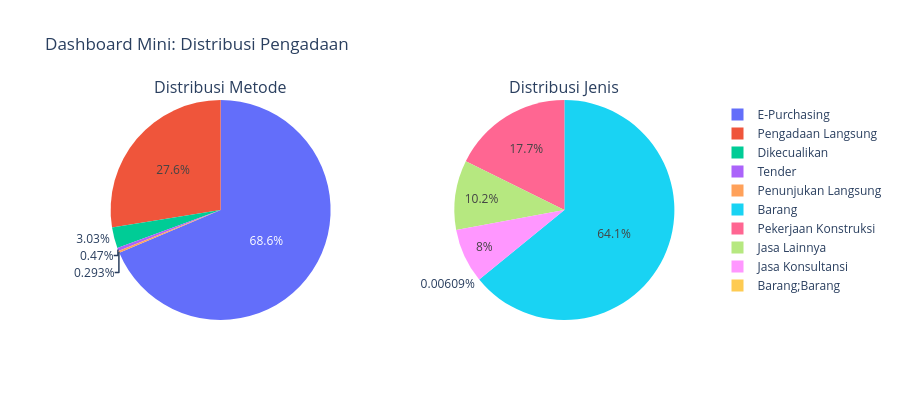

Write notebook code for a chart like this one.
### Markdown cell above
## 📊 Dashboard Mini: Subplots

### Code cell
from plotly.subplots import make_subplots

# Prepare data
metode_count = df['metode_pengadaan'].value_counts().head(5)
jenis_count = df['jenis_pengadaan'].value_counts().head(5)

# Create subplots
fig = make_subplots(
    rows=1, cols=2,
    subplot_titles=('Distribusi Metode', 'Distribusi Jenis'),
    specs=[[{'type': 'pie'}, {'type': 'pie'}]]
)

# Add pie charts
fig.add_trace(
    go.Pie(labels=metode_count.index, values=metode_count.values, name='Metode'),
    row=1, col=1
)

fig.add_trace(
    go.Pie(labels=jenis_count.index, values=jenis_count.values, name='Jenis'),
    row=1, col=2
)

fig.update_layout(title_text='Dashboard Mini: Distribusi Pengadaan', height=400)
fig.show()

### Figure 1 — Plotly figure (JSON) as saved in the notebook; plotly's stock layout.template omitted (floating-point values rounded to 4 significant figures)
{"data": [{"domain": {"x": [0, 0.45], "y": [0, 1]}, "labels": ["E-Purchasing", "Pengadaan Langsung", "Dikecualikan", "Tender", "Penunjukan Langsung"], "name": "Metode", "type": "pie", "values": [11245, 4515, 497, 77, 48]}, {"domain": {"x": [0.55, 1], "y": [0, 1]}, "labels": ["Barang", "Pekerjaan Konstruksi", "Jasa Lainnya", "Jasa Konsultansi", "Barang;Barang"], "name": "Jenis", "type": "pie", "values": [10530, 2905, 1678, 1315, 1]}], "layout": {"annotations": [{"font": {"size": 16}, "showarrow": false, "text": "Distribusi Metode", "x": 0.225, "xanchor": "center", "xref": "paper", "y": 1, "yanchor": "bottom", "yref": "paper"}, {"font": {"size": 16}, "showarrow": false, "text": "Distribusi Jenis", "x": 0.775, "xanchor": "center", "xref": "paper", "y": 1, "yanchor": "bottom", "yref": "paper"}], "height": 400, "title": {"text": "Dashboard Mini: Distribusi Pengadaan"}}}
